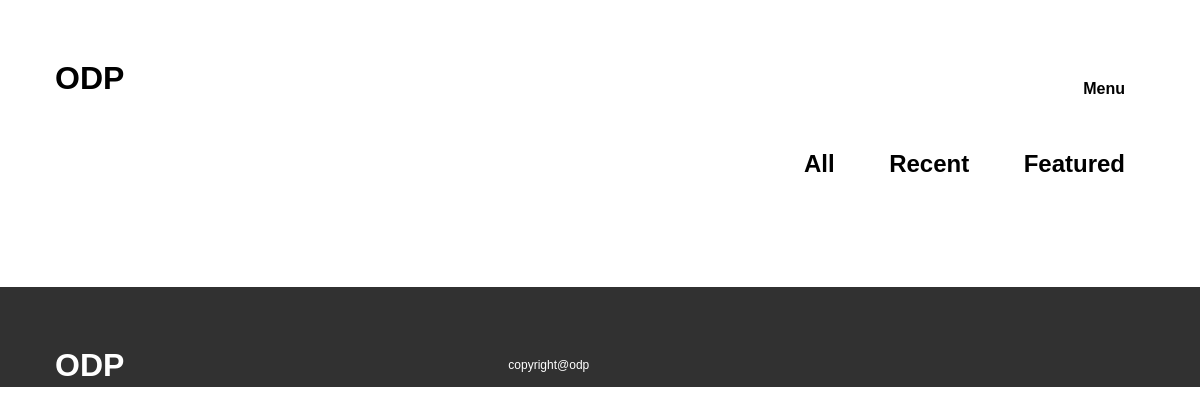
/gallery.php?display=featured, run on an earlier commit of the app's database.
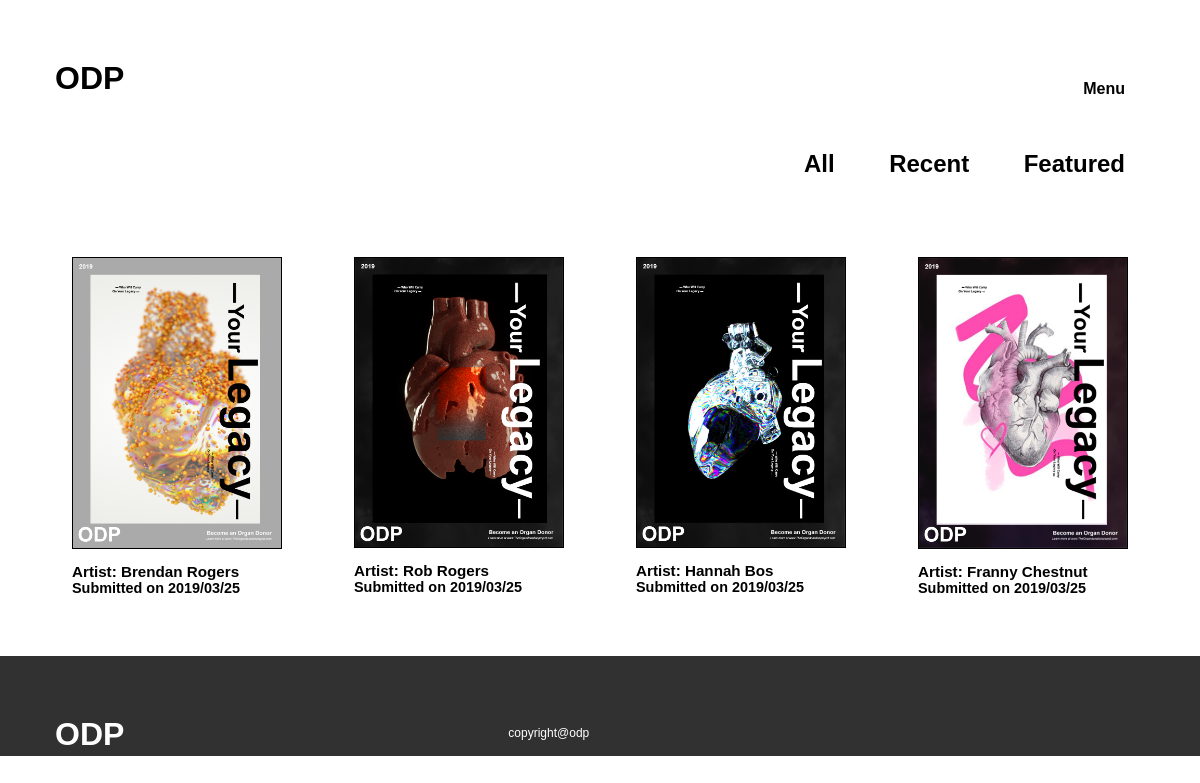
And on a later commit of the database.
### tables this page shows
CREATE TABLE `tbl_images` (
  `id` int(100) UNSIGNED NOT NULL,
  `f_name` varchar(50) NOT NULL,
  `l_name` varchar(50) NOT NULL,
  `email` varchar(50) NOT NULL,
  `file_name` varchar(50) NOT NULL,
  `upload_time` timestamp(6) NOT NULL DEFAULT CURRENT_TIMESTAMP(6),
  `img_status` tinyint(3) DEFAULT '0',
  `featured` tinyint(1) NOT NULL DEFAULT '0',
  `mod_approve` varchar(50) DEFAULT NULL,
  `mod_decline` varchar(50) DEFAULT NULL
);

### admin/scripts/index.php (called while the page is built)
<?php
function index_photos($index) {
	include('connect.php');
	if ($index == 'recent') {
		$get_images_query = 'SELECT * FROM tbl_images WHERE upload_time BETWEEN date_sub(now(),INTERVAL 1 WEEK) AND now() AND img_status = 1';
	} else if ($index == 'featured') {
		$get_images_query = 'SELECT * FROM tbl_images WHERE featured = TRUE AND img_status = 1';
	} else {
		$get_images_query = "SELECT * FROM tbl_images WHERE img_status = 1";
	}
	$get_images_set = $pdo->query($get_images_query);
	if ($get_images_set) {
		return $get_images_set;
	} else {
		return 'There are no images currently on display in the gallery.';
	}
}
 ?>

### gallery.php (the view, shortened to what this page needs)
<?php
    if (isset($_GET['display'])) {
        $mode = $_GET['display'];
        $display = index_photos($mode);
    } else {
        $display = index_photos('all');
    }
?>
<!DOCTYPE html>
<html lang="en">
<head>
    <link rel="stylesheet" href="css/master.css">
</head>
<body>
    <a href="#" class="menuButton">Menu</a>
    <main class="container page">
        <h1 class="siteTitle">ODP</h1>
        <ul class="imgFilter">
            <li class="filterChoice"><a href="gallery.php?display=all">All</a></li>
            <li class="filterChoice"><a href="gallery.php?display=recent">Recent</a></li>
            <li class="filterChoice"><a href="gallery.php?display=featured">Featured</a></li>
        </ul>
        <section class="imgSect">
            <?php  while ($row = $display->fetch(PDO::FETCH_ASSOC)): ?>
                <div class="orgPoster">
                    <img src="images/user_images/<?php echo $row['file_name']; ?>" alt="submission <?php echo $row['id']; ?>" class="orgPosterImg">
                    <h3 class="pArtist">Artist: <?php echo $row['f_name'].' '.$row['l_name']; ?></h3>
                    <h4 class="pDate">Submitted on <?php $date = gmdate("Y/m/d", strtotime($row['upload_time'])); echo $date; ?></h4>
                </div>
            <?php endwhile; ?>
        </section>
        <footer>
            <h1 class="siteTitle">ODP</h1>
            <h4 class="copyright"><span class="centerer"></span><span class="centered">copyright@odp</span></h4>
        </footer>
    </main>
</body>
</html>

### css/master.css (style rules this page uses)
* { margin: 0; padding: 0; box-sizing: border-box; }
body { list-style-type: none; font-family: "Montserrat", sans-serif; margin: 0; }
h1, h2 { font-weight: 500; z-index: 5000; }
.centered { top: 50%; left: 50%; transform: translate(-50%, -50%); }
footer { height: 5em; }
.menuButton { font-family: Arial, Helvetica, sans-serif; text-decoration: none; color: #000000; position: absolute; top: 80px; right: 75px; font-weight: bold; z-index: 2; transition: all .5s ease-in-out; }
.container { font-family: Arial, Helvetica, sans-serif; width: 100%; margin: 0; }
.siteTitle { margin: 0; font-size: 2em; margin-left: 55px; display: inline-block; padding-top: 60px; font-weight: bold; }
.imgFilter { list-style-type: none; float: right; clear: both; margin-right: 75px; margin-top: 150px; }
.filterChoice { display: inline-block; font-size: 1.5em; font-weight: bold; margin-left: 50px; }
.filterChoice a { text-decoration: none; color: #000000; }
.imgSect { display: flex; flex-wrap: wrap; width: 94%; margin-left: 3%; justify-content: space-around; margin-top: 160px; }
.orgPoster { flex-basis: 210px; height: auto; margin-bottom: 30px; }
.orgPoster img { width: 100%; height: auto; border: .8px solid #000; }
.pArtist { margin-top: 10px; font-size: .95em; }
.pDate { font-size: .9em; }
footer { background-color: #313131; margin-top: 30px; height: 100px; }
footer .siteTitle { color: #ffffff; padding-bottom: 0px; }
.copyright { margin: 0; display: inline-block; text-align: center; }
.centered { vertical-align: middle; display: inline-block; font-size: .75em; color: #fff; font-weight: initial; }

What changed in the data, as far as the page shows it:
added tbl_images: file_name (picture), f_name "Brendan", l_name "Rogers", upload_time "2019/03/25"
added tbl_images: file_name (picture), f_name "Rob", l_name "Rogers", upload_time "2019/03/25"
added tbl_images: file_name (picture), f_name "Hannah", l_name "Bos", upload_time "2019/03/25"
added tbl_images: file_name (picture), f_name "Franny", l_name "Chestnut", upload_time "2019/03/25"
